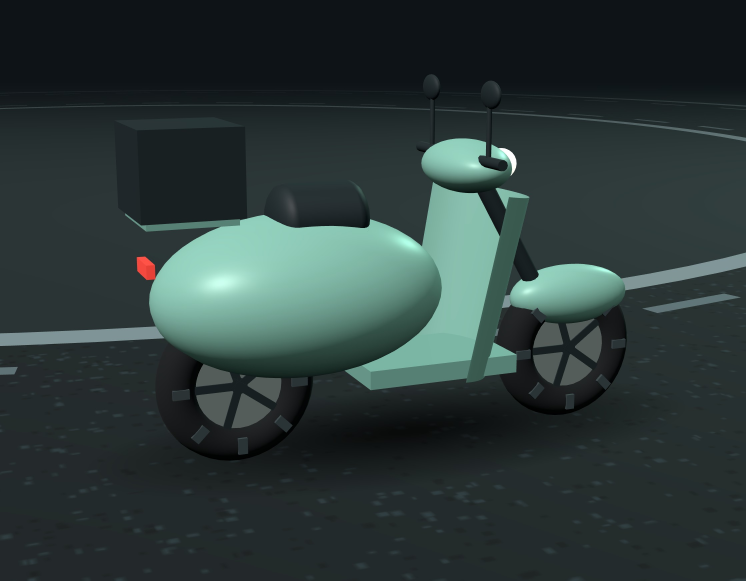
#> input picture videos/compteur-vespa-13/assets/images/vespa-3d.jpg, 2238 x 1742 px (shown at 1/3 size)
$ python paint.py ../../compteur-vespa-13/assets/images/vespa-3d.jpg
#> lines starting #> are read from the running program, lines starting #| are printed output that depends on the picture
"""Bake the painterly (Kuwahara) pass into the still plates once, instead of running the multipass shader on every
frame of a CPU-only 4K render. Live grading keeps the cheap single-pass work (exposure, temperature, vignette, grain).
Usage: python3 tools/paint.py <image> [<image> …]   (in place; RGBA keeps its alpha)"""
import sys
import cv2
import numpy as np


def kuwahara(img, r):
    """Classic 4-quadrant Kuwahara on float32 BGR, radius r (px): each pixel takes the mean of its least-varied quadrant."""
    k = r + 1
    lum = cv2.cvtColor(img, cv2.COLOR_BGR2GRAY)
    mean = cv2.blur(img, (k, k), borderType=cv2.BORDER_REFLECT)
    lmean = cv2.blur(lum, (k, k), borderType=cv2.BORDER_REFLECT)
    lvar = cv2.blur(lum * lum, (k, k), borderType=cv2.BORDER_REFLECT) - lmean * lmean
    h, w = lum.shape
    # the four quadrants' box centres are offset by ±r/2 from the pixel
    o = r // 2 + (1 if r % 2 else 0)
    shifts = [(-o, -o), (-o, o), (o, -o), (o, o)]
    best_var = np.full((h, w), np.inf, np.float32)
    out = np.zeros_like(img)
    for dy, dx in shifts:
        M = np.float32([[1, 0, -dx], [0, 1, -dy]])
        v = cv2.warpAffine(lvar, M, (w, h), borderMode=cv2.BORDER_REFLECT)
        m = cv2.warpAffine(mean, M, (w, h), borderMode=cv2.BORDER_REFLECT)
        sel = v < best_var
        best_var[sel] = v[sel]
        out[sel] = m[sel]
    return out


def paint(path, strength=0.6):
#> called with strength = 0.6
    im = cv2.imread(path, cv2.IMREAD_UNCHANGED)
#> im is the input picture: shape (1742, 2238, 3); mean B, G, R 56.9, 57.9, 44.2
    alpha = im[..., 3] if im.ndim == 3 and im.shape[2] == 4 else None
    bgr = im[..., :3].astype(np.float32) / 255
    r = max(2, round(min(bgr.shape[:2]) / 380))      # ~3 px on a 1080-wide plate, scales with resolution
#> r = 5
    p = kuwahara(bgr, r)
#> in kuwahara, `lum = cv2.cvtColor(img, cv2.COLOR_BGR2GRAY)`:
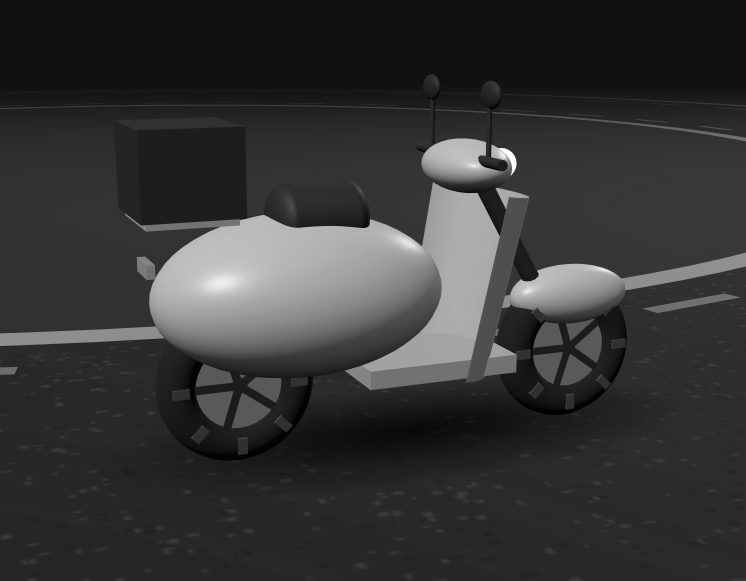
#> lum: shape (1742, 2238) float32 (shown at 1/3 size); min 0, max 1, mean 0.21
#> in kuwahara, `lvar = cv2.blur(lum * lum, (k, k), borderType=cv2.BORDER_REFLECT) - lm..`:
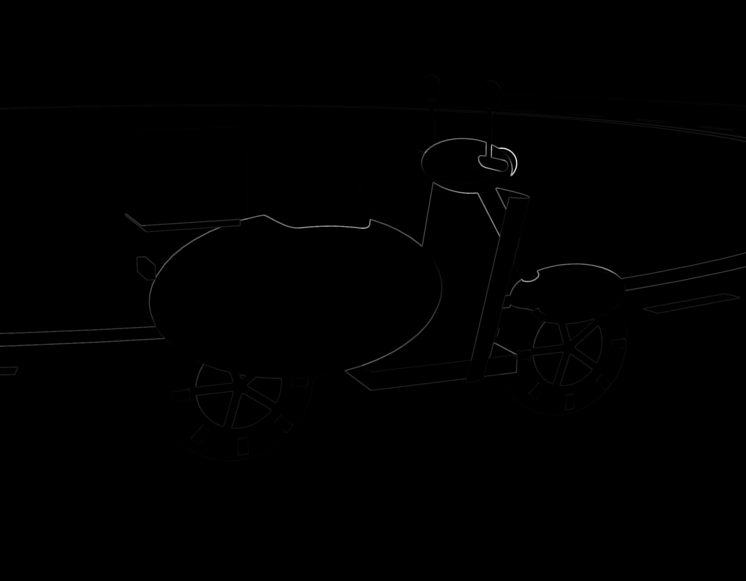
#> lvar: shape (1742, 2238) float32 (shown at 1/3 size); min -5.96e-08, max 0.149, mean 0.000406; drawn with min black and max white
    out = bgr * (1 - strength) + p * strength
    out = (np.clip(out, 0, 1) * 255).astype(np.uint8)
    if alpha is not None:
        out = np.dstack([out, alpha])
    params = [cv2.IMWRITE_JPEG_QUALITY, 92] if path.lower().endswith(".jpg") else []
    cv2.imwrite(path, out, params)
    print("painted", path, "r", r)
#| painted ../../compteur-vespa-13/assets/images/vespa-3d.jpg r 5


if __name__ == "__main__":
    for p in sys.argv[1:]:
        paint(p)
